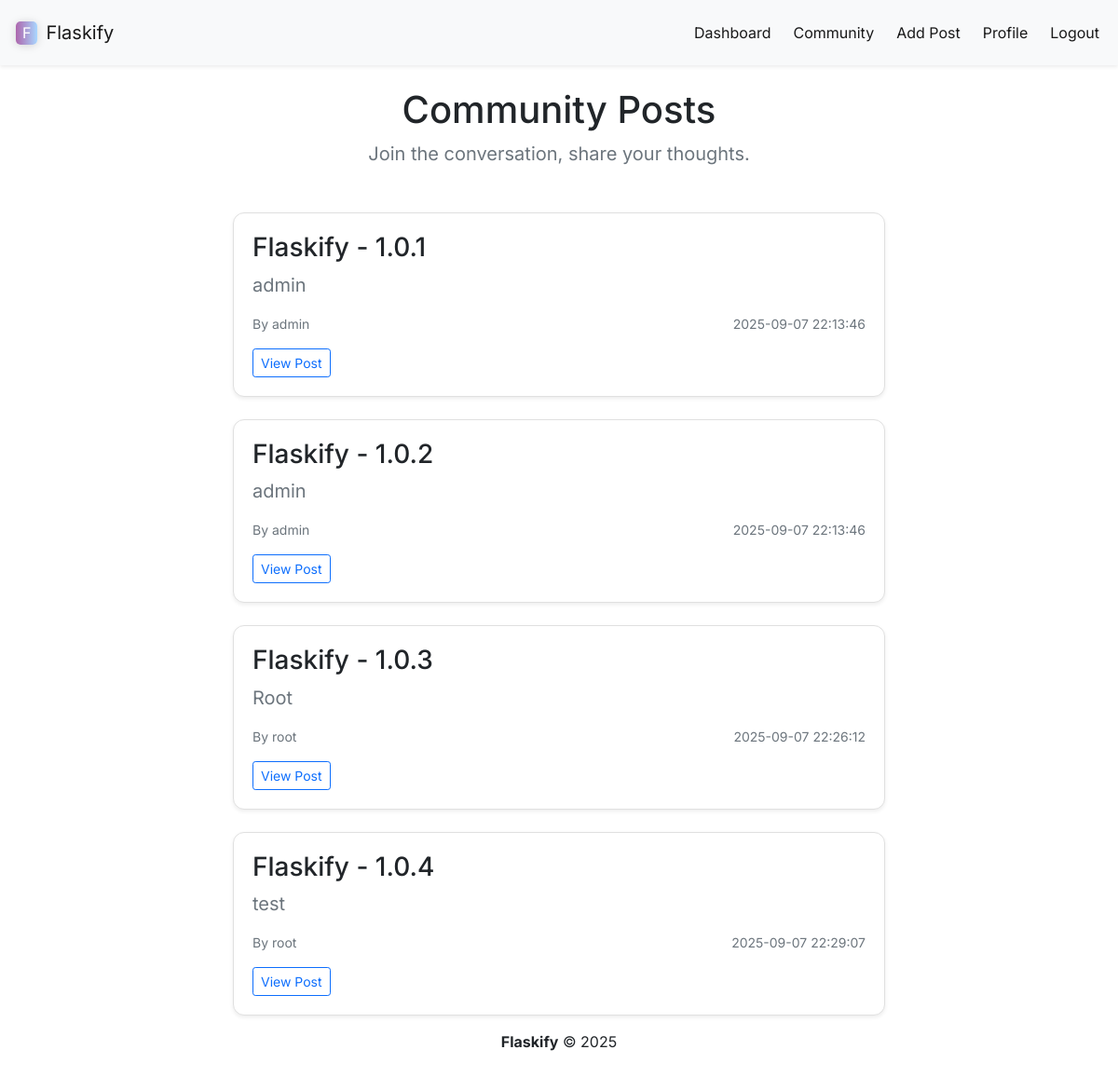
The page /posts (signed in) on the database its author committed.
### models.py (models this page shows)
class Posts(db.Model):
    id = db.Column(db.Integer, primary_key=True)
    title = db.Column(db.String(999))
    content = db.Column(db.Text)
    author = db.Column(db.String(999))
    date_posted = db.Column(db.DateTime, default=datetime.now(timezone.utc))
    slug = db.Column(db.String(255))
    user_id = db.Column(db.Integer)

### app.py (the view)
@app.route('/posts')
@login_required
def posts():
    posts = Posts.query.order_by(Posts.date_posted)
    return render_template("posts.html", posts=posts)

### app.py (called while the page is built)
@login_manager.user_loader
def load_user(user_id):
    return Users.query.get(int(user_id))

### templates/posts.html
{% extends 'base.html' %}
{% block navigation_items %}
    <div class="collapse navbar-collapse" id="navbarSupportedContent">
        <ul class="navbar-nav ms-auto gap-2">
            <li class="nav-item">
                <a class="nav-link active" aria-current="page" href="{{url_for('dashboard')}}">Dashboard</a>
            </li>
            <li class="nav-item">
                <a class="nav-link active" aria-current="page" href="{{url_for('posts')}}">Community</a>
            </li>
            <li class="nav-item">
                <a class="nav-link active" aria-current="page" href="{{url_for('add_post')}}">Add Post</a>
            </li>
            <li class="nav-item">
                <a class="nav-link active" aria-current="page" href="{{url_for('profile')}}">Profile</a>
            </li>
            <li class="nav-item">
                <a class="nav-link active" aria-current="page" href="{{url_for('logout')}}">Logout</a>
            </li>
        </ul>
    </div>
{% endblock %}
{% block section %}
  <div class="text-center mb-5">
    <h1 class="font-for-text">Community Posts</h1>
    <p class="font-for-text text-muted fs-5">Join the conversation, share your thoughts.</p>
  </div>
  <div class="d-flex flex-column align-items-center gap-4 font-for-text">
    {% for post in posts %}
      <div class="post-container-styling bg-white shadow-sm">
        <h3 class="fw-semibold mb-2">{{ post.title }}</h3>
        <p class="fs-5 text-secondary mb-3">{{ post.content }}</p>
        <div class="d-flex justify-content-between text-muted small mb-3">
          <span>By {{ post.author }}</span>
          <span>{{ post.date_posted.strftime("%Y-%m-%d %H:%M:%S") }}</span>
        </div>
        <div class="d-flex flex-row gap-2">
            <div class="">
                <a class="btn btn-sm btn-outline-primary" href="{{ url_for('post', id=post.id) }}">
                    View Post
                </a>
            </div>
        </div>
      </div>
    {% endfor %}
  </div>
{% endblock %}

### static/style.css (style rules this page uses)
.font-for-text { font-family: 'Inter'; }
a { text-decoration: none; color: inherit; }
.post-container-styling { border: 1px solid #e0e0e0; border-radius: 12px; padding: 20px; width: 100%; max-width: 700px; transition: transform 0.15s ease, box-shadow 0.15s ease; }

### rows shown on the page
Posts: title "Flaskify - 1.0.1", content "admin", author "admin", date_posted "2025-09-07 22:13:46"
Posts: title "Flaskify - 1.0.2", content "admin", author "admin", date_posted "2025-09-07 22:13:46"
Posts: title "Flaskify - 1.0.3", content "Root", author "root", date_posted "2025-09-07 22:26:12"
Posts: title "Flaskify - 1.0.4", content "test", author "root", date_posted "2025-09-07 22:29:07"

### other values the page prints
{{ 2025 }} "2025"
